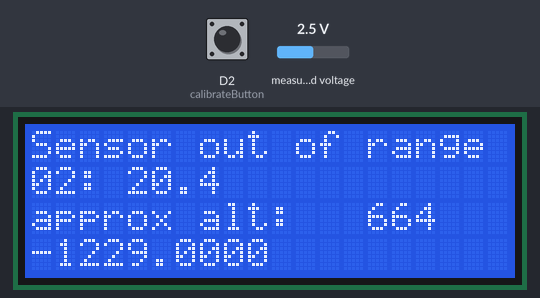
This sketch was run on a simulated ESP8266 (NodeMCU). On the bench: 20×4 character LCD. The inputs (shaded band) are chosen by the test bench; at power-on: measured voltage 2.5 V, D2 (calibrateButton) HIGH. What the sketch prints to the serial monitor is not drawn.

Above: at 1.3 s.
1.4 s: measured voltage set to 0.1 V
At 1.9 s:
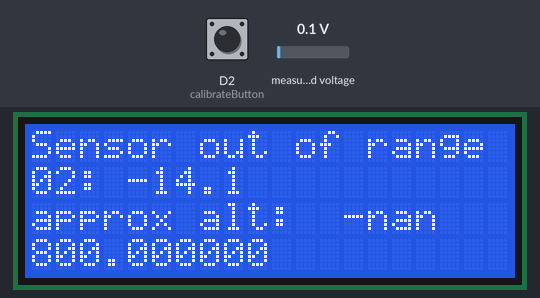
3.0 s: D2 (calibrateButton) pulled LOW for 0.15 s
At 4.5 s:
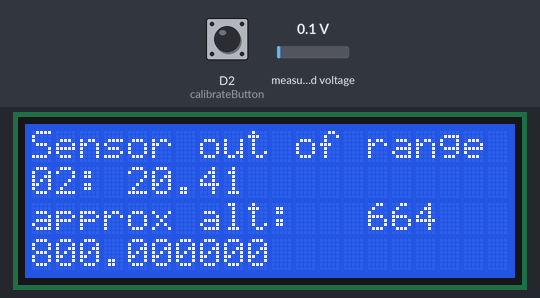
5.0 s: measured voltage set to 1.2 V
At 6.2 s:
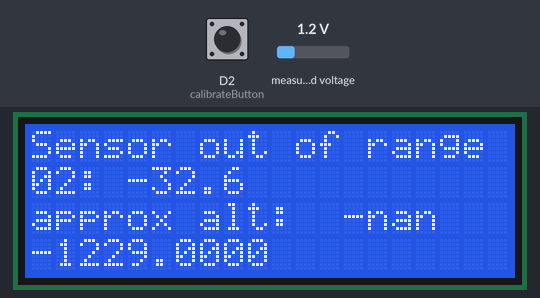
6.5 s: D2 (calibrateButton) pulled LOW for 1 s
At 9.3 s:
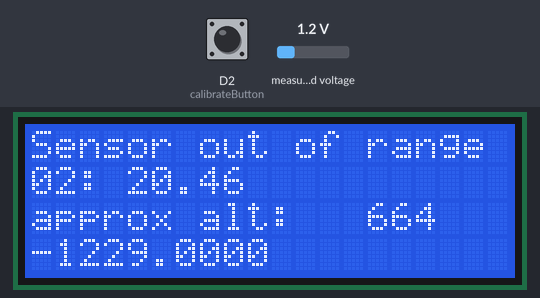
Timing chart, 0 to 10.4 s (numbered marks = the images above; inputs shaded):
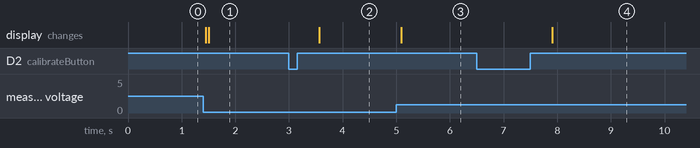

Measured:
- after the input at 1.4 s, the display: first changes after 0.05 s (image 1 shows a later state)
- after the input at 3.0 s, the display: changes after 0.57 s (image 2)
- after the input at 5.0 s, the display: changes after 0.09 s (image 3)
- after the input at 6.5 s, the display: changes after 1.4 s (image 4)

The sketch:

oxygen-sensor.ino
```cpp
// (licence header left out)
#include <Wire.h>
#include <Adafruit_ADS1015.h>
#include <clickButton.h>
#include <LiquidCrystal_I2C_Spark.h>

Adafruit_ADS1015 ads; // 12 bit ADC object

// wiring
int calibrateButton = D2;

double calibrationv; // calibrated value
int sensorcheck=0; // check sensor health. if 0 it works, if 1 it isn't working
int Sensor_lowrange=58; // working sensor reads 58 on low
int Sensor_highrange=106; // working sensor reads 106 on high
int localAlt=600; // local calibration factor

ClickButton buttonCalibrate(calibrateButton, LOW, CLICKBTN_PULLUP);
int buttonCalibrateClicks = 0;

int calibrateButtonClicks = 0;

LiquidCrystal_I2C lcd(0x27,20,4);  // set the LCD address to 0x27 for a 20 chars and 4 line display

char publishString[40];

void setup() {

    Serial.begin(115200);
    pinMode(calibrateButton, INPUT_PULLUP);

    buttonCalibrate.debounceTime = 20;
    buttonCalibrate.multiclickTime = 250;
    buttonCalibrate.longClickTime = 1000;

    lcd.init();
    lcd.backlight();

    // start up the 12 bit ADC
    ads.setGain(GAIN_SIXTEEN); // 16x gain
    ads.begin();

    calibrationv = calibrate(); // calibrate at startup, or don't! we don't know what altitude this thing is at!

    if ((calibrationv > Sensor_highrange) || (calibrationv < Sensor_lowrange))
        {
            sensorcheck = 1;
            need_calibrating();
        }

}

void need_calibrating()
{
    lcd.setCursor(0,0);
    lcd.print("Sensor out of range");
}

// take 20 readings and average
int calibrate()
{
    int16_t adc0=0;
    int result;
    for(int i=0; i<=19; i++) adc0=adc0+ads.readADC_SingleEnded(0);
    result=adc0/20;
    return result;
}

void loop() {

    double modr;
    int16_t adc0=0;
    double result;
    double currentmv;
    double altitude;

    buttonCalibrate.Update();

    if(buttonCalibrate.clicks != 0) buttonCalibrateClicks = buttonCalibrate.clicks;

    if (buttonCalibrateClicks == 1)
    {
        Serial.println("button pressed");
        calibrationv=calibrate();
        if ((calibrationv > Sensor_highrange) || (calibrationv < Sensor_lowrange))
         {
             need_calibrating();
         }
         else {
            lcd.setCursor(0,0);
            lcd.print("Calibrated");
        }
    }


    for(int i=0; i<=19; i++) adc0=adc0+ads.readADC_SingleEnded(0);
    currentmv = adc0/20;
    sprintf(publishString, "%3.4f", currentmv);
    // Serial.println(publishString);
    lcd.setCursor(0,3);
    lcd.print(publishString);
    result=((currentmv/calibrationv)*20.9)-.5;
    altitude=81539*(1.783-pow(result, 0.190254));
    lcd.setCursor(0,2);
    sprintf(publishString, "approx alt: %5.0f", altitude);
    lcd.print(publishString);

    lcd.setCursor(0,1);
    sprintf(publishString, "02: %3.1f", result);
    lcd.print(publishString);

    buttonCalibrateClicks = 0;

    // delay(100);
}
```
